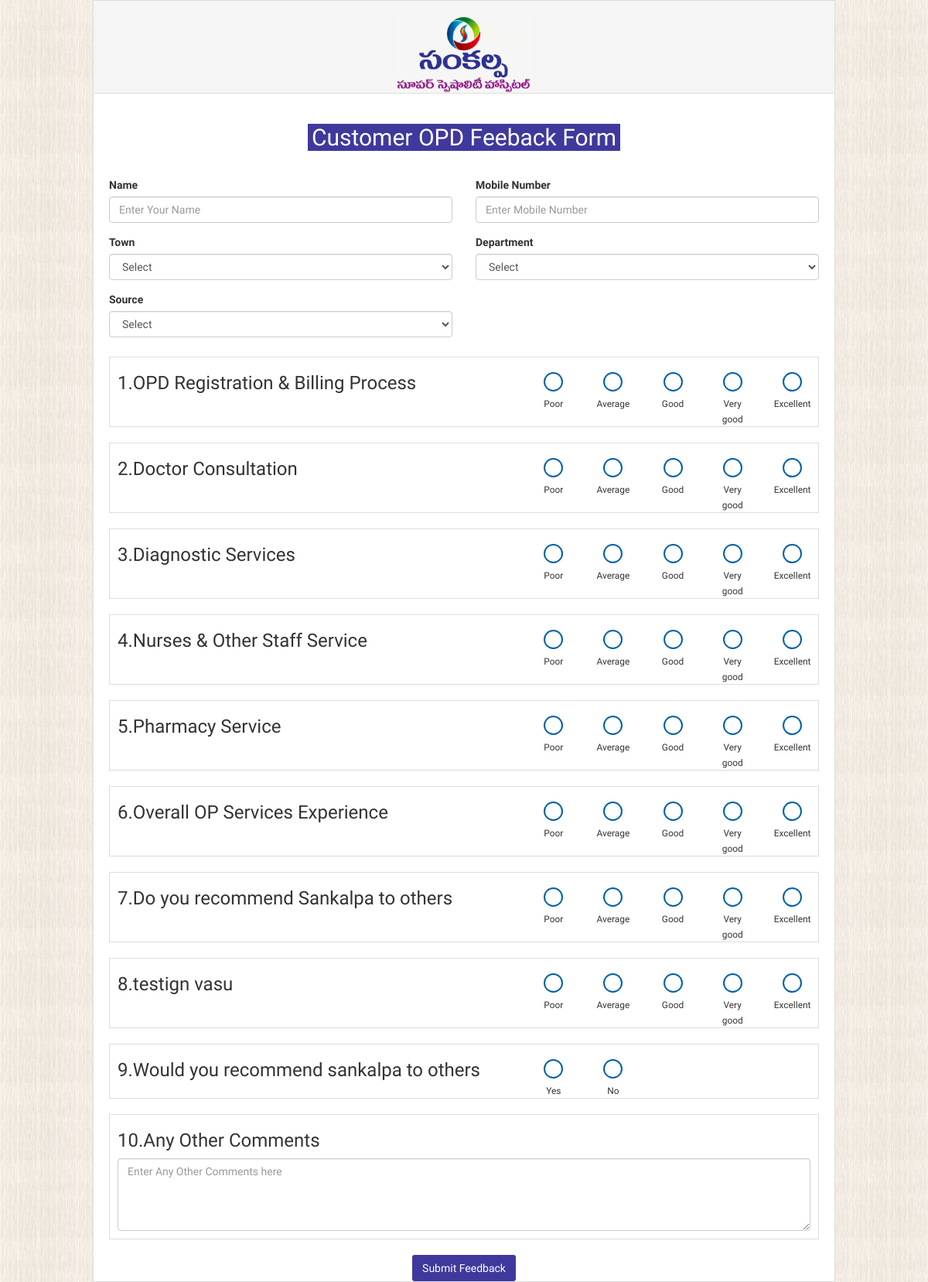
The page /index.php/feedback/opd on the database as committed earlier.
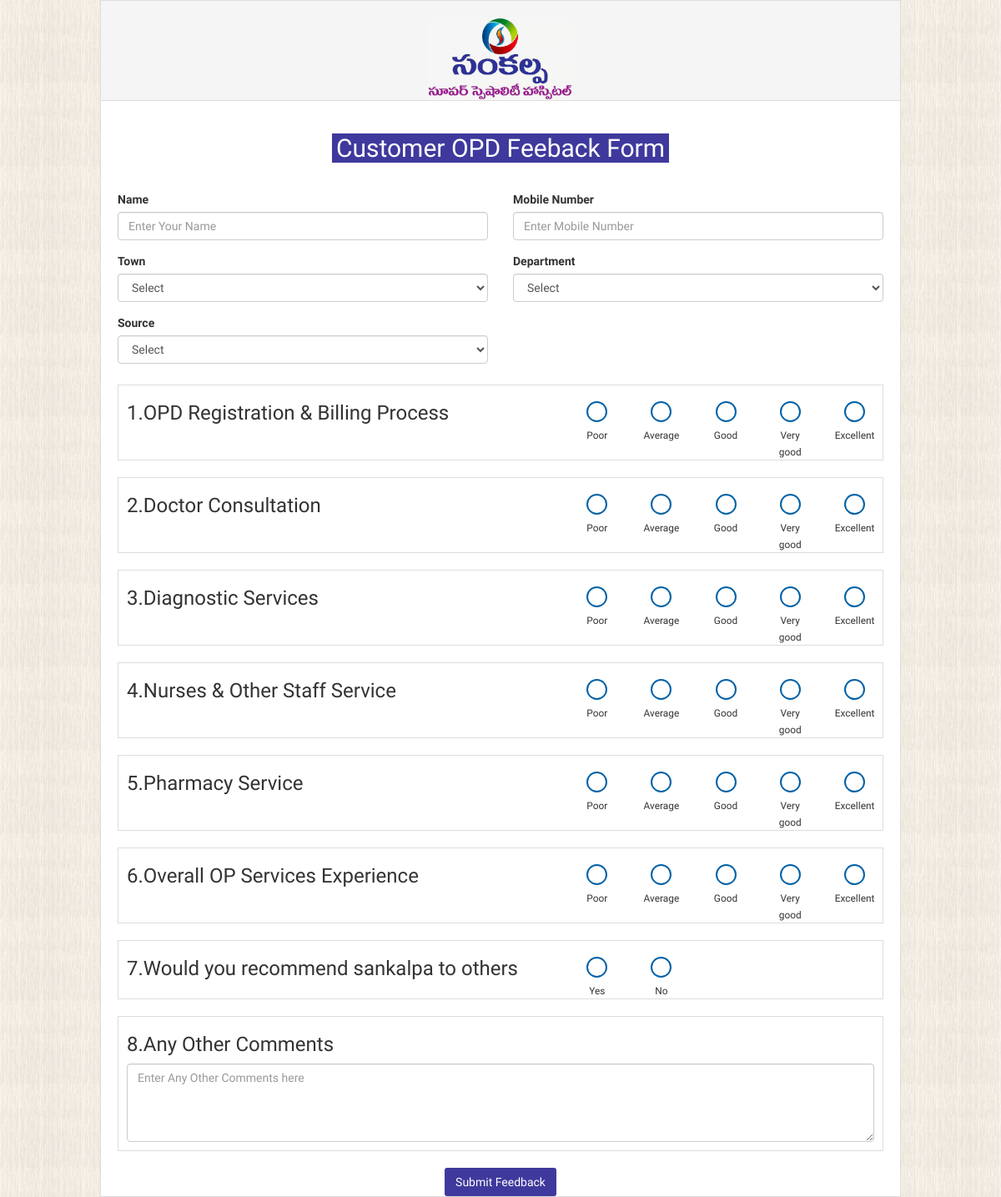
The same page on the database as committed later.
### tables this page shows
CREATE TABLE `question` (
  `q_id` int(11) NOT NULL AUTO_INCREMENT,
  `qno` int(11) DEFAULT NULL,
  `type` varchar(45) DEFAULT NULL,
  `name` varchar(250) DEFAULT NULL,
  `status` int(11) DEFAULT '1',
  `created_at` datetime DEFAULT NULL,
  `updated_at` datetime DEFAULT NULL,
  `created_by` int(11) DEFAULT NULL,
  PRIMARY KEY (`q_id`)
);

### application/controllers/Feedback.php (called while the page is built, shortened)
<?php
class Feedback extends CI_Controller {
	public function __construct()
	{
		$this->load->helper(array('form', 'url'));
		$this->load->library('form_validation');
		$this->load->library('session');
		$this->load->library('email');
		$this->load->library('user_agent');
		$this->load->helper('directory');
		$this->load->helper('security');
		$this->load->model('Feedback_model');
	}
	public function opd()
	{
		$d['f_q']=$this->Feedback_model->get_opd_question_list('OPD');
		$d['d_list']=$this->Feedback_model->d_list();
		$d['l_list']=$this->Feedback_model->location_list();
		$d['s_list']=$this->Feedback_model->source_list();
		$this->load->view('html/opd',$d);
	}
}

### index.php (called while the page is built, shortened)
<?php
require_once BASEPATH.'core/CodeIgniter.php';

### application/models/Feedback_model.php (called while the page is built, shortened)
<?php if ( ! defined('BASEPATH')) exit('No direct script access allowed');
class Feedback_model extends CI_Model
{
	public  function get_opd_question_list($t){
		$this->db->select('q.q_id,q.qno,q.type,q.name')->from('question as q');
		$this->db->where('q.type',$t);
		$this->db->where('q.status',1);
		$this->db->order_by('q.qno','asc');
		return $this->db->get()->result_array();
	}
	public  function d_list(){
		$this->db->select('d_id,name,status,created_at')->from('department');
		$this->db->where('status',1);
		return $this->db->get()->result_array();
	}
	public  function location_list(){
		$this->db->select('l_id,l_name,status,created_at')->from('locations');
		$this->db->where('status',1);
		return $this->db->get()->result_array();
	}
	public  function source_list(){
		$this->db->select('s_id,s_name,status,created_at')->from('source');
		$this->db->where('status',1);
		return $this->db->get()->result_array();
	}
  }

### application/views/html/opd.php (the view, shortened to what the changed rows need)
<!DOCTYPE html>
<html>
<head>
	<link rel="stylesheet" href="<?php echo base_url(); ?>assets/back/css/bootstrap.min.css">
	<link href="<?php echo base_url(); ?>assets/back/css/bootstrapValidator.min.css" rel="stylesheet">
	<link rel="stylesheet" href="https://cdnjs.cloudflare.com/ajax/libs/font-awesome/4.5.0/css/font-awesome.min.css">
	<link rel="stylesheet" href="https://cdnjs.cloudflare.com/ajax/libs/ionicons/2.0.1/css/ionicons.min.css">
	<link rel="stylesheet" href="<?php echo base_url(); ?>assets/back/css/dataTables.bootstrap.css">
	<link rel="stylesheet" href="<?php echo base_url(); ?>assets/back/css/daterangepicker.css">
	<link rel="stylesheet" href="<?php echo base_url(); ?>assets/back/css/datepicker3.css">
	<link rel="stylesheet" href="<?php echo base_url(); ?>assets/back/css/bootstrap-timepicker.min.css">
	<link rel="stylesheet" href="<?php echo base_url(); ?>assets/back/css/bootstrap-colorpicker.min.css">
	<link rel="stylesheet" href="<?php echo base_url(); ?>assets/back/css/select2.min.css">
	<link rel="stylesheet" href="<?php echo base_url(); ?>assets/back/css/custom.css">
	<link rel="stylesheet" href="<?php echo base_url(); ?>assets/back/css/fullcalendar.min.css">
	<link rel="stylesheet" href="<?php echo base_url(); ?>assets/back/css/AdminLTE.min.css">
	<link rel="stylesheet" href="<?php echo base_url(); ?>assets/back/css/skins/_all-skins.min.css">
	<link rel="stylesheet" href="<?php echo base_url(); ?>assets/back/css/style.css">
	<link rel="stylesheet" href="<?php echo base_url(); ?>assets/back/css/blue.css">
	<link rel="stylesheet" href="<?php echo base_url(); ?>assets/back/css/morris.css">
	<link rel="stylesheet" href="<?php echo base_url(); ?>assets/back/css/jquery-jvectormap-1.2.2.css">
	<link rel="stylesheet" href="<?php echo base_url(); ?>assets/back/css/bootstrap3-wysihtml5.min.css">
</head>
<body class="login-bg-feed">
	<div class="" style="display:flex;justify-content: center;">
	<div class="page-container">
			<div class="col-md-12 text-center">
								<h2><span class="bg-primary px-2">Customer OPD Feeback Form</span></h2>
			</div>
		<div class="row">
			<div class="container-fluid px-4" >
			<form id="defaultForm" action="<?php echo base_url('feedback/opdpost'); ?>" method="post">
					<?php if(isset($f_q) && count($f_q)>0){ ?>
						<?php foreach($f_q as $qli){ ?>
						<div class="card-cust" style="margin-top:10px;">
							<div class="row">
							<div class="col-md-7">
							<h3><?php echo $qli['qno']; ?>.<?php echo $qli['name']; ?></h3>
							</div>
							<div class="col-md-1 col-xs-3 col-sm-3 text-center">
								<div class="feed-radio">
									<input type="radio"  name="anser[<?php echo $qli['qno']; ?>]" value="Poor" required>
								</div>
								<small>Poor</small>
							</div>
							<div class="col-md-1 col-xs-2 col-sm-2 text-center">
								<div class="feed-radio">
									<input type="radio"  name="anser[<?php echo $qli['qno']; ?>]" value="Average" required>
								</div>
								<small>Average</small>
							</div>
							<div class="col-md-1 col-xs-2 col-sm-2 text-center">
								<div class="feed-radio">
									<input type="radio"  name="anser[<?php echo $qli['qno']; ?>]" value="Good" required>
								</div>
								<small>Good</small>
							</div>
							<div class="col-md-1 col-xs-2 col-sm-2 text-center">
								<div class="feed-radio">
									<input type="radio"  name="anser[<?php echo $qli['qno']; ?>]" value="Very good" required>
								</div>
								<small>Very good</small>
							</div>
							<div class="col-md-1 col-xs-2 col-sm-2 text-center">
								<div class="feed-radio">
									<input type="radio"  name="anser[<?php echo $qli['qno']; ?>]" value="Excellent" required>
								</div>
								<small>Excellent</small>
							</div>
							</div>
						</div>
						<?php } ?>
					<?php } ?>
					<div class="card-cust" style="margin-top:10px;">
						<div class="row">
						<div class="col-md-7">
						<h3><?php echo count($f_q)+1; ?>.Would you recommend sankalpa to others</h3>
						</div>
						</div>
					</div>
					<div class="card-cust form-group" style="margin-top:10px;padding-bottom:10px;">
						<div class="row">
						<div class="col-md-12">
						<h3><?php echo count($f_q)+2; ?>.Any Other Comments</h3>
							<textarea class="form-control" name="comment" rows="4" placeholder="Enter Any Other Comments here"></textarea>
						</div>
						</div>
					</div>
				</form>
			</div>
			</div>
		</div>
	</div>
</body>
</html>

Rows that differ between the two databases and show on the page:
no longer on this page (row edited): question: qno "7", name "Do you recommend Sankalpa to others"
no longer on this page (row edited): question: qno "8", name "testign vasu"
Other text that changed with them:
count($f_q)+1: "9" → "7"
count($f_q)+2: "10" → "8"
